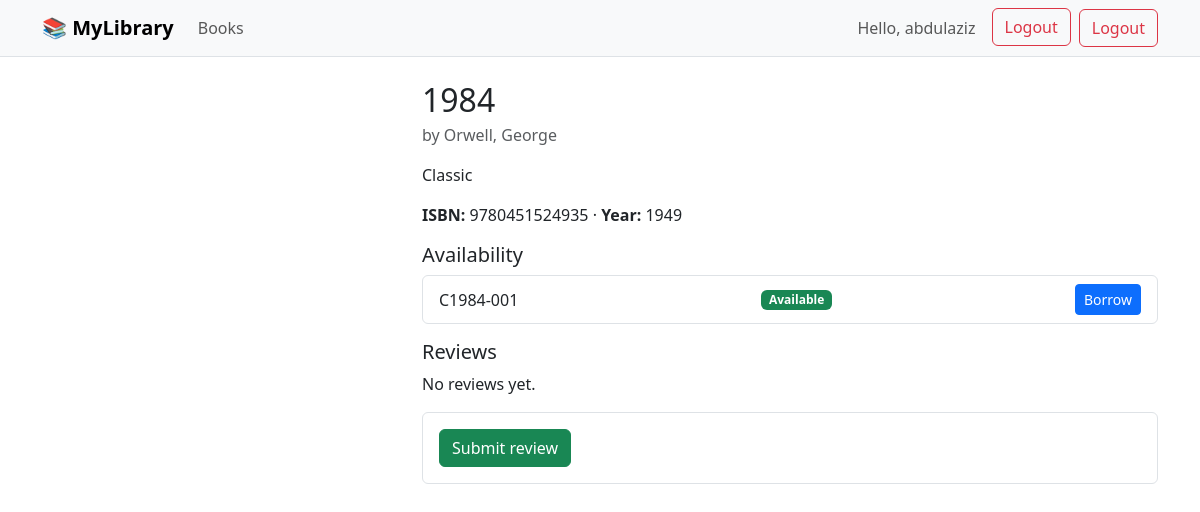
Screenshot of /books/1/ (signed in) with the database file from the repository.
### catalog/models.py (models this page shows, shortened)
class Book(models.Model):
    title = models.CharField(max_length=200)
    author = models.ForeignKey(Author, on_delete=models.PROTECT)
    categories = models.ManyToManyField(Category, blank=True)
    description = models.TextField(blank=True)
    isbn = models.CharField(max_length=13, blank=True)
    cover = models.ImageField(upload_to="covers/", blank=True, null=True)
    year = models.PositiveIntegerField(blank=True, null=True)

class Author(models.Model):
    first_name = models.CharField(max_length=100)
    last_name = models.CharField(max_length=100)
    bio = models.TextField(blank=True)
    class Meta:
        ordering = ["last_name", "first_name"]
    def __str__(self):
        return f"{self.last_name}, {self.first_name}"

class BookCopy(models.Model):
    AVAILABLE = "available"
    BORROWED = "borrowed"
    STATUS_CHOICES = [
    (AVAILABLE, "Available"),
    (BORROWED, "Borrowed"),
    ]
    book = models.ForeignKey(Book, on_delete=models.CASCADE, related_name="copies")
    barcode = models.CharField(max_length=50, unique=True)
    status = models.CharField(max_length=10, choices=STATUS_CHOICES, default=AVAILABLE)

### catalog/views.py (the view)
# urls.py: path("books/<int:pk>/", views.BookDetailView.as_view(), name="book_detail"),
class BookDetailView(DetailView):
    model = Book
    template_name = "catalog/book_detail.html"
    context_object_name = "book"

### templates/catalog/book_detail.html (shortened to what this page needs)
{% extends 'base.html' %}
{% block content %}
<div class="row g-4">
    <div class="col-md-4">
    </div>
    <div class="col-md-8">
        <h2 class="mb-1">{{ book.title }}</h2>
        <p class="text-muted">by {{ book.author }}</p>
        <p>{{ book.description|linebreaks }}</p>
        <p><strong>ISBN:</strong> {{ book.isbn }} {% if book.year %}· <strong>Year:</strong> {{ book.year }}{% endif %}</p>
        <div class="mb-3">
            <h5>Availability</h5>
            <ul class="list-group">
                {% for c in book.copies.all %}
                <li class="list-group-item d-flex justify-content-between align-items-center">
                    {{ c.barcode }}
                    {% if c.status == 'available' %}
                        <span class="badge text-bg-success">Available</span>
                    {% if user.is_authenticated %}
                        <a href="{% url 'catalog:borrow_copy' c.id %}" class="btn btn-sm btn-primary">Borrow</a>
                    {% endif %}
                    {% else %}
                        <span class="badge text-bg-secondary">Borrowed</span>
                    {% endif %}
                </li>
                {% empty %}
                <li class="list-group-item">No copies yet.</li>
                {% endfor %}
            </ul>
        </div>
            <div>
                <h5>Reviews</h5>
                    <div class="mb-3">
                        {% for r in book.reviews.all %}
                        <div class="border rounded p-2 mb-2">
                            <strong>{{ r.user }}</strong> · ⭐ {{ r.rating }}<br>
                            <small class="text-muted">{{ r.created_at|date:"M d, Y" }}</small>
                            <p class="mb-0">{{ r.text }}</p>
                        </div>
                        {% empty %}
                            <p>No reviews yet.</p>
                        {% endfor %}
                    </div>
                {% if user.is_authenticated %}
                <form action="{% url 'catalog:profile' %}" method="post" class="border rounded p-3">
                    <button class="btn btn-success">Submit review</button>
                </form>
                {% else %}
                    <a href="{% url 'login' %}">Login</a> to leave a review.
                {% endif %}
        </div>
    </div>
</div>
{% endblock %}

### templates/components/navbar.html (shortened to what this page needs)
<nav class="navbar navbar-expand-lg bg-body-tertiary border-bottom">
    <div class="container">
        <a class="navbar-brand fw-bold" href="{% url 'catalog:home' %}">📚 MyLibrary</a>
        <div class="collapse navbar-collapse" id="nav">
            <ul class="navbar-nav me-auto mb-2 mb-lg-0">
                <li class="nav-item"><a class="nav-link" href="{% url 'catalog:book_list' %}">Books</a></li>
            </ul>
            <ul class="navbar-nav">
                {% if user.is_authenticated %}
                    <li class="nav-item"><a class="nav-link" href="{% url 'catalog:profile' %}">Hello, {{ user.username }}</a></li>
                    <li class="nav-item"><a class="btn btn-outline-danger ms-2" href="{% url 'logout' %}">Logout</a></li>
                {% else %}
                    <li class="nav-item"><a class="nav-link" href="{% url 'login' %}">Login</a></li>
                    <li class="nav-item"><a class="btn btn-primary ms-2" href="{% url 'catalog:signup' %}">Sign Up</a></li>
                {% endif %}
            </ul>
            {% if user.is_authenticated %}
              <a class="btn btn-outline-danger ms-2" href="{% url 'logout' %}">Logout</a>
            {% else %}
              <a class="nav-link" href="{% url 'login' %}">Login</a>
              <a class="btn btn-primary ms-2" href="{% url 'catalog:signup' %}">Sign Up</a>
            {% endif %}
        </div>
    </div>
</nav>

### rows the page displays
Book: title "1984", author "Orwell, George", description "Classic", isbn "9780451524935", year "1949"
BookCopy: barcode "C1984-001", status "Available"

### other values shown
{{ user.username }} "abdulaziz"
